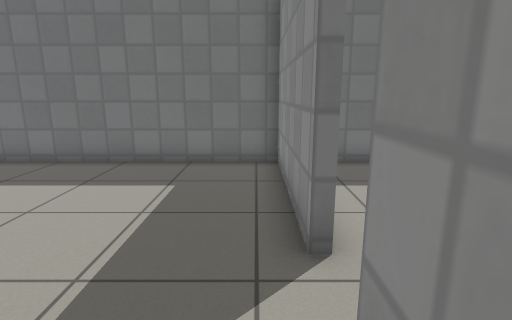
view 1 (above)

16 first-person views from a walk through a Gazebo world. The camera is 1 m above the floor, tilts 12° down and sees 80° across. The floor is counted in squares, 0.5 m on a side. Each view is taken from the middle of a square. On the plan, view 1 faces up. The plan holds only what a view shows up to about 17 squares ahead; the rest is blank. The place goes on beyond the plan. Robots are left out. Simple patterns stand in for the simulator's built-in surfaces.

view 2
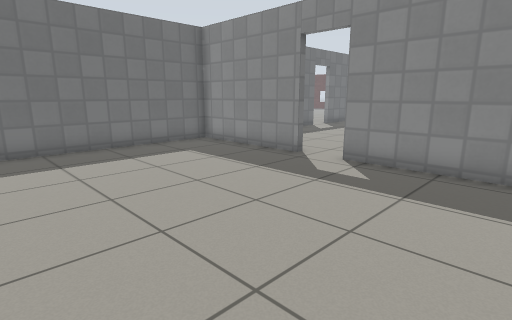

view 3
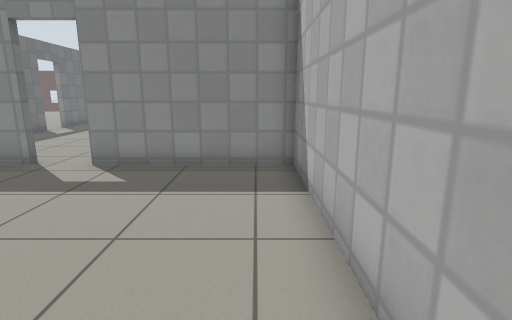

view 4
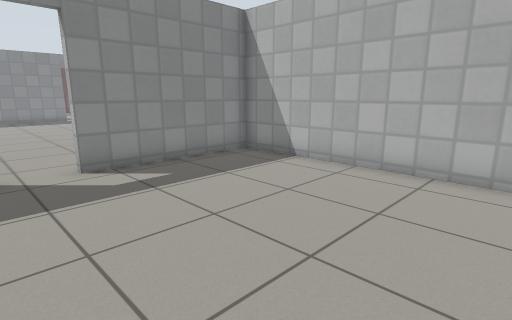

view 5
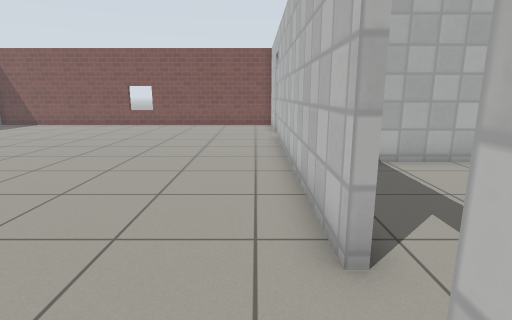

view 6
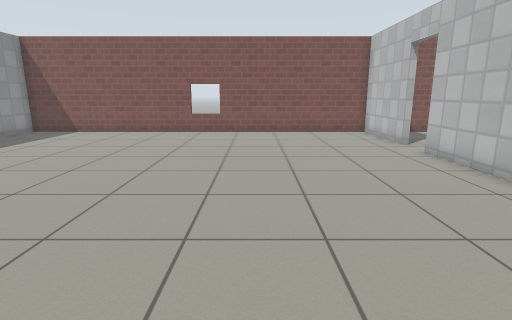

view 7
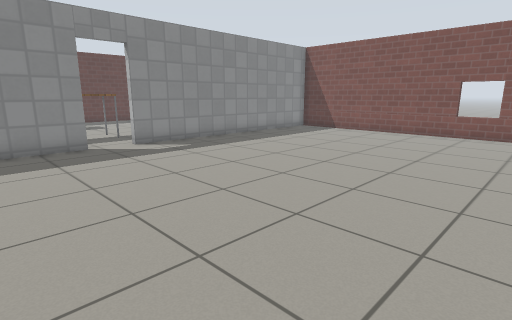

view 8
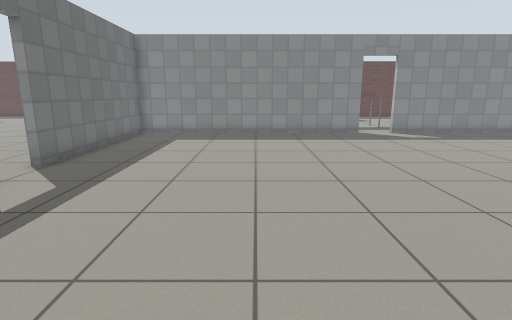

view 9
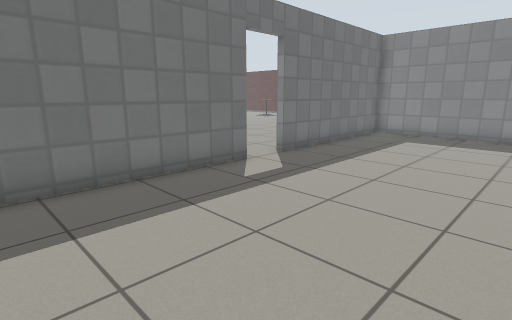

view 10
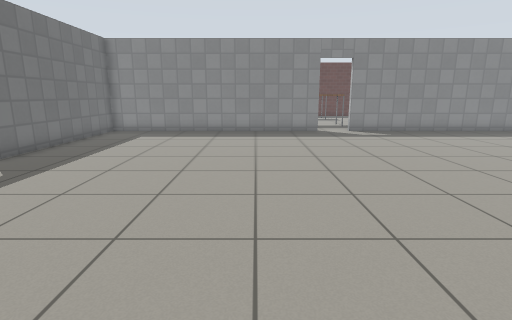

view 11
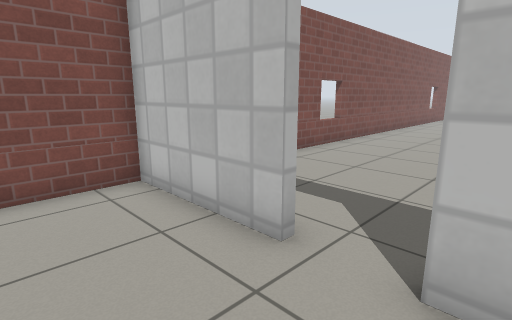

view 12
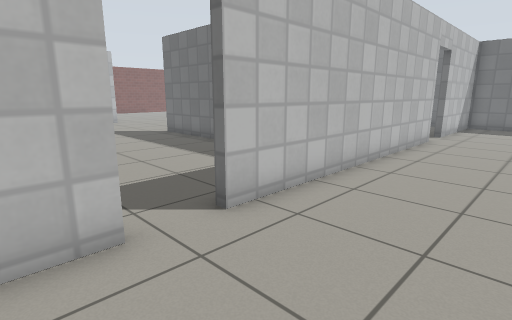

view 13
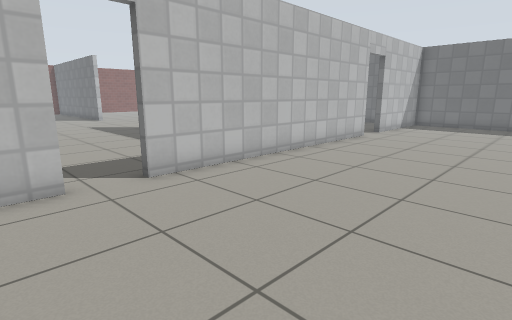

view 14
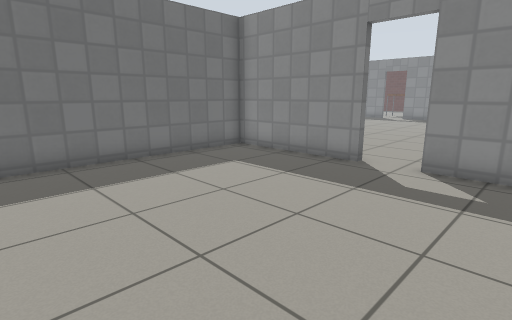

view 15
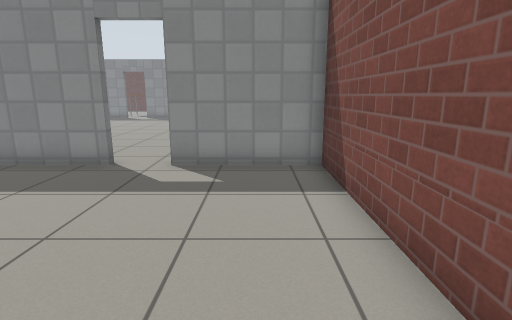

view 16
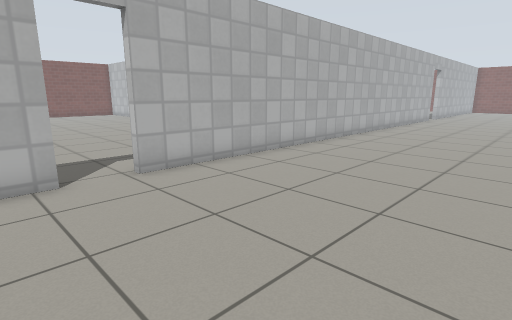

### Floor plan
Points are (right, up) in squares from view 1. A wall is a line through its corners. A room is listed if a view was taken in it or the views show most of it. See-through windows are left out.
Room 1 (views 1, 2, 3, 4)
walls: (0.7, 3.5) (0.7, 9.1) (-7.9, 9.1); (-7.5, -4.1) (0.7, -4.1) (0.7, 1.9)
ways out: open door at (1, 2.5) to room 2
Room 2 (views 5, 6, 7, 8, 9, 10, 11, 12, 13)
walls: (19.4, -2.6) (19.4, 9.1) (11.5, 9.1); (1, 1.9) (1, -9.8); (9.8, 9.1) (2, 9.1); (1, -11.5) (1, -15.9) (19.4, -15.9) (19.4, -4.2); (1, 8) (1, 3.5)
ways out: open door at (1, 2.5) to room 1; open door at (1, -10.5) to room 3; open door at (10.5, 9) to room 4; open door at (19.5, -3.5)
Room 3 (views 14, 15)
walls: (0.7, -9.8) (0.7, -4.4) (-8.5, -4.4); (-8.5, -15.9) (0.7, -15.9) (0.7, -11.5)
ways out: open door at (1, -10.5) to room 2
Room 4 (view 16)
walls: (11.5, 9.4) (12.5, 9.4); (-4.6, 9.4) (9.8, 9.4)
ways out: open door at (10.5, 9) to room 2

Positions as (right, up) in squares from view 1, and headings:
1: (0, 0), facing up
2: (-8, -3), facing up-right
3: (-8, -3), facing right
4: (-8, 4), facing down-right
5: (2, 5), facing down
6: (7, 1), facing down
7: (7, 1), facing down-right
8: (3, 3), facing right
9: (3, 2), facing up-right
10: (2, 1), facing right
11: (4, -9), facing down-left
12: (5, -13), facing up-left
13: (8, -13), facing up-left
14: (-8, -14), facing up-right
15: (-8, -14), facing right
16: (13, 17), facing down-left
